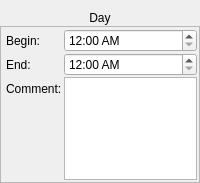
<?xml version="1.0" encoding="UTF-8"?>
<ui version="4.0">
 <class>PlanningCaseWidget</class>
 <widget class="QWidget" name="PlanningCaseWidget">
  <property name="geometry">
   <rect>
    <x>0</x>
    <y>0</y>
    <width>200</width>
    <height>183</height>
   </rect>
  </property>
  <property name="minimumSize">
   <size>
    <width>0</width>
    <height>0</height>
   </size>
  </property>
  <property name="maximumSize">
   <size>
    <width>20000</width>
    <height>20000</height>
   </size>
  </property>
  <property name="baseSize">
   <size>
    <width>0</width>
    <height>0</height>
   </size>
  </property>
  <property name="windowTitle">
   <string>Form</string>
  </property>
  <property name="autoFillBackground">
   <bool>false</bool>
  </property>
  <layout class="QVBoxLayout" name="verticalLayout">
   <property name="spacing">
    <number>1</number>
   </property>
   <property name="sizeConstraint">
    <enum>QLayout::SetNoConstraint</enum>
   </property>
   <property name="leftMargin">
    <number>0</number>
   </property>
   <property name="rightMargin">
    <number>0</number>
   </property>
   <property name="bottomMargin">
    <number>0</number>
   </property>
   <item>
    <widget class="QLabel" name="label_title">
     <property name="text">
      <string>Day</string>
     </property>
     <property name="alignment">
      <set>Qt::AlignCenter</set>
     </property>
    </widget>
   </item>
   <item>
    <widget class="QFrame" name="frame">
     <property name="minimumSize">
      <size>
       <width>193</width>
       <height>40</height>
      </size>
     </property>
     <property name="maximumSize">
      <size>
       <width>20000</width>
       <height>20000</height>
      </size>
     </property>
     <property name="baseSize">
      <size>
       <width>0</width>
       <height>0</height>
      </size>
     </property>
     <property name="frameShape">
      <enum>QFrame::StyledPanel</enum>
     </property>
     <property name="frameShadow">
      <enum>QFrame::Raised</enum>
     </property>
     <layout class="QFormLayout" name="formLayout">
      <property name="sizeConstraint">
       <enum>QLayout::SetDefaultConstraint</enum>
      </property>
      <property name="rowWrapPolicy">
       <enum>QFormLayout::DontWrapRows</enum>
      </property>
      <property name="horizontalSpacing">
       <number>2</number>
      </property>
      <property name="verticalSpacing">
       <number>1</number>
      </property>
      <property name="leftMargin">
       <number>5</number>
      </property>
      <property name="topMargin">
       <number>2</number>
      </property>
      <property name="rightMargin">
       <number>2</number>
      </property>
      <property name="bottomMargin">
       <number>2</number>
      </property>
      <item row="0" column="0">
       <widget class="QLabel" name="label_begin">
        <property name="text">
         <string>Begin:</string>
        </property>
       </widget>
      </item>
      <item row="1" column="0">
       <widget class="QLabel" name="label_end">
        <property name="text">
         <string>End:</string>
        </property>
       </widget>
      </item>
      <item row="2" column="0">
       <widget class="QLabel" name="label_comment">
        <property name="text">
         <string>Comment:</string>
        </property>
       </widget>
      </item>
      <item row="2" column="1">
       <widget class="QPlainTextEdit" name="textEdit_comment"/>
      </item>
      <item row="0" column="1">
       <widget class="QDateTimeEdit" name="timeEdit_begin">
        <property name="displayFormat">
         <string>h:mm AP</string>
        </property>
       </widget>
      </item>
      <item row="1" column="1">
       <widget class="QDateTimeEdit" name="timeEdit_end">
        <property name="displayFormat">
         <string>h:mm AP</string>
        </property>
       </widget>
      </item>
     </layout>
    </widget>
   </item>
  </layout>
 </widget>
 <resources/>
 <connections/>
</ui>
